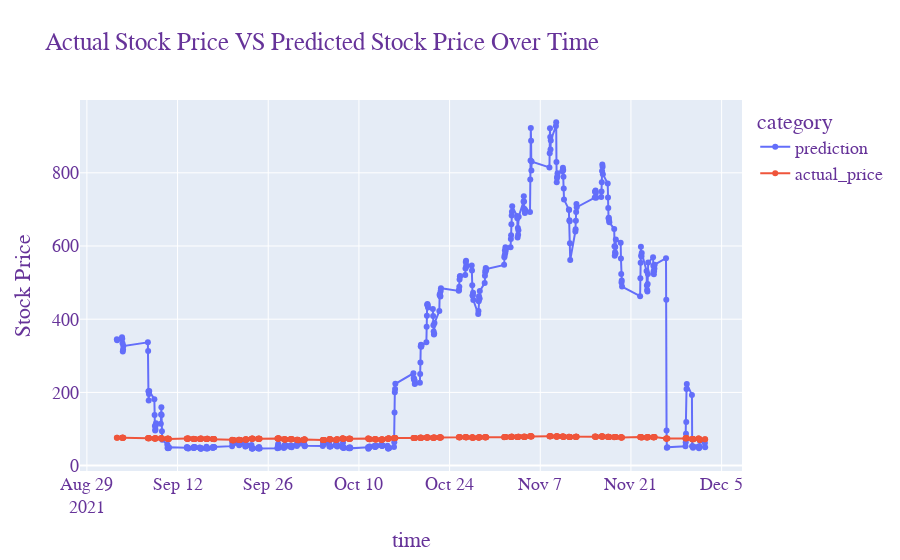

Notebook code for this chart:
### Code cell
fig = px.line(eval_df, x='time', y='price', color='category', markers=True, 
             title = 'Actual Stock Price VS Predicted Stock Price Over Time')
fig.update_layout(
   
    yaxis_title="Stock Price",
    font=dict(
        family="Courier New, monospace",
        size=18,
        color="RebeccaPurple"
    )
)

fig.show()

### Figure 1 — Plotly figure (JSON) as saved in the notebook; plotly's stock layout.template omitted (floating-point values rounded to 4 significant figures; data arrays with more than 128 entries replaced by an {"elided": "..."} marker saying what was removed)
{"data": [{"hovertemplate": "category=prediction<br>time=%{x}<br>price=%{y}<extra></extra>", "legendgroup": "prediction", "line": {"color": "#636efa", "dash": "solid"}, "marker": {"symbol": "circle"}, "mode": "lines+markers", "name": "prediction", "orientation": "v", "showlegend": true, "type": "scatter", "x": {"elided": "420 str values"}, "xaxis": "x", "y": {"elided": "420 float values"}, "yaxis": "y"}, {"hovertemplate": "category=actual_price<br>time=%{x}<br>price=%{y}<extra></extra>", "legendgroup": "actual_price", "line": {"color": "#EF553B", "dash": "solid"}, "marker": {"symbol": "circle"}, "mode": "lines+markers", "name": "actual_price", "orientation": "v", "showlegend": true, "type": "scatter", "x": {"elided": "420 str values"}, "xaxis": "x", "y": {"elided": "420 float values"}, "yaxis": "y"}], "layout": {"font": {"color": "RebeccaPurple", "family": "Courier New, monospace", "size": 18}, "legend": {"title": {"text": "category"}, "tracegroupgap": 0}, "title": {"text": "Actual Stock Price VS Predicted Stock Price Over Time"}, "xaxis": {"anchor": "y", "domain": [0, 1], "title": {"text": "time"}}, "yaxis": {"anchor": "x", "domain": [0, 1], "title": {"text": "Stock Price"}}}}
